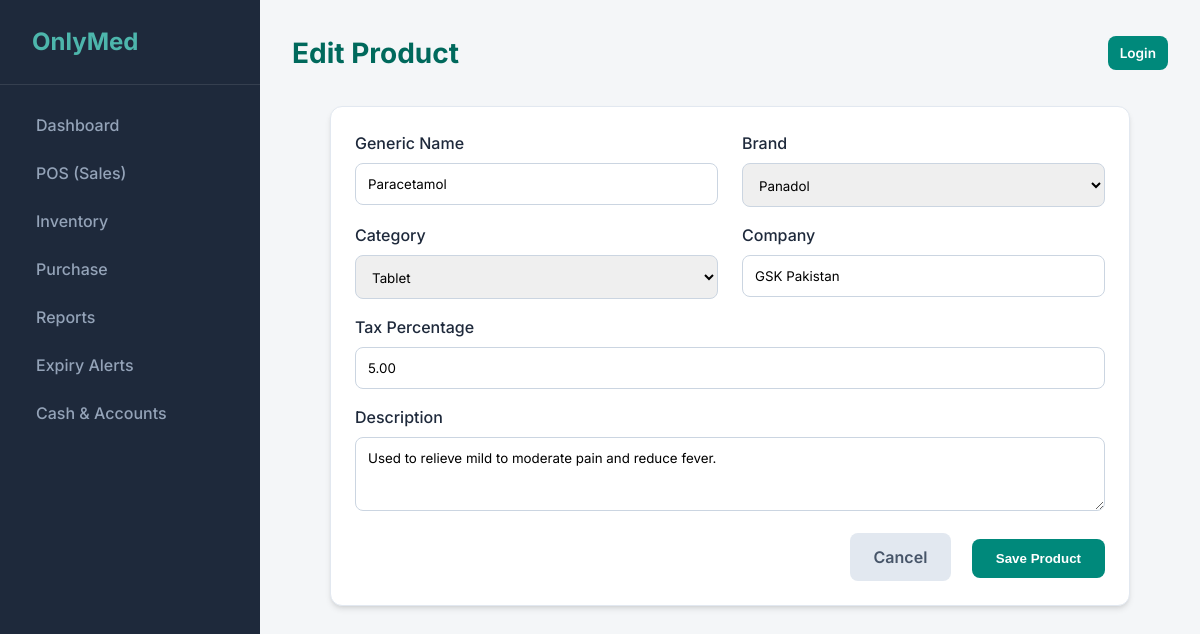
Page /inventory/products/1/edit/ on the earlier database version.
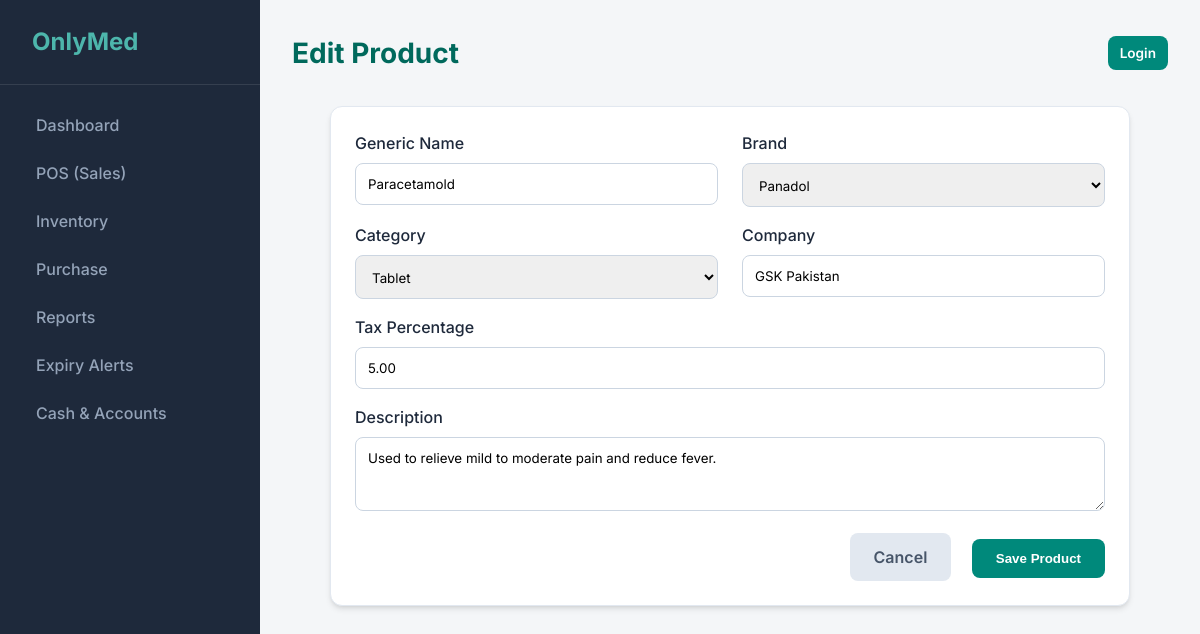
Same page on the later database version.
### inventory/models.py (models this page shows, shortened)
class Product(models.Model):
    brand = models.ForeignKey(Brand, on_delete=models.CASCADE, related_name='products')
    name = models.CharField(max_length=200, help_text="Generic Name")
    category = models.ForeignKey(Category, on_delete=models.CASCADE, related_name='products')
    company = models.CharField(max_length=100, blank=True, help_text="Company Name")
    description = models.TextField(blank=True)
    tax_percentage = models.DecimalField(max_digits=5, decimal_places=2, default=0.0, help_text="Tax percentage (0 to 100)")
    created_at = models.DateTimeField(auto_now_add=True)
    updated_at = models.DateTimeField(auto_now=True)

### inventory/views.py (the view)
# urls.py: path('products/<int:pk>/edit/', views.product_edit, name='product_edit'),
def product_edit(request, pk):
    product = get_object_or_404(Product, pk=pk)
    if request.method == 'POST':
        form = ProductForm(request.POST, instance=product)
        if form.is_valid():
            form.save()
            messages.success(request, 'Product updated successfully.')
            return redirect('product_list')
    else:
        form = ProductForm(instance=product)
    return render(request, 'inventory/product_form.html', {'form': form, 'title': 'Edit Product'})

### inventory/forms.py
class ProductForm(forms.ModelForm):
    class Meta:
        model = Product
        fields = ['name', 'brand', 'category', 'company', 'tax_percentage', 'description']
        widgets = {
            'name': forms.TextInput(attrs={'class': 'form-control', 'placeholder': 'Generic Name'}),
            'brand': forms.Select(attrs={'class': 'form-control'}),
            'category': forms.Select(attrs={'class': 'form-control'}),
            'company': forms.TextInput(attrs={'class': 'form-control'}),
            'tax_percentage': forms.NumberInput(attrs={'class': 'form-control', 'step': '0.01'}),
            'description': forms.Textarea(attrs={'class': 'form-control', 'rows': 3}),
        }

### inventory/models.py (called while the page is built)
    def __str__(self):
        return self.name

    def __str__(self):
        return self.name

### templates/inventory/product_form.html (shortened to what this page needs)
{% extends 'base.html' %}
{% block page_title %}{{ title }}{% endblock %}
{% block content %}
<div class="card" style="max-width: 800px; margin: 0 auto;">
    <form method="post">
        <div class="grid-2">
            <div class="form-group">
                <label for="{{ form.name.id_for_label }}">Generic Name</label>
                {{ form.name }}
            </div>
            <div class="form-group">
                <label for="{{ form.brand.id_for_label }}">Brand</label>
                {{ form.brand }}
            </div>
        </div>
        <div class="grid-2">
            <div class="form-group">
                <label for="{{ form.category.id_for_label }}">Category</label>
                {{ form.category }}
            </div>
            <div class="form-group">
                <label for="{{ form.company.id_for_label }}">Company</label>
                {{ form.company }}
            </div>
        </div>
        <div class="form-group">
            <label for="{{ form.tax_percentage.id_for_label }}">Tax Percentage</label>
            {{ form.tax_percentage }}
        </div>
        <div class="form-group">
            <label for="{{ form.description.id_for_label }}">Description</label>
            {{ form.description }}
        </div>
        <div class="mt-4 text-right">
            <a href="{% url 'product_list' %}" class="btn"
                style="background: #e2e8f0; color: #475569; margin-right: 1rem;">Cancel</a>
            <button type="submit" class="btn btn-primary">Save Product</button>
        </div>
    </form>
</div>
{% endblock %}

Differences in the rows shown:
changed Product "Panadol": name "Paracetamol" → "Paracetamold"
